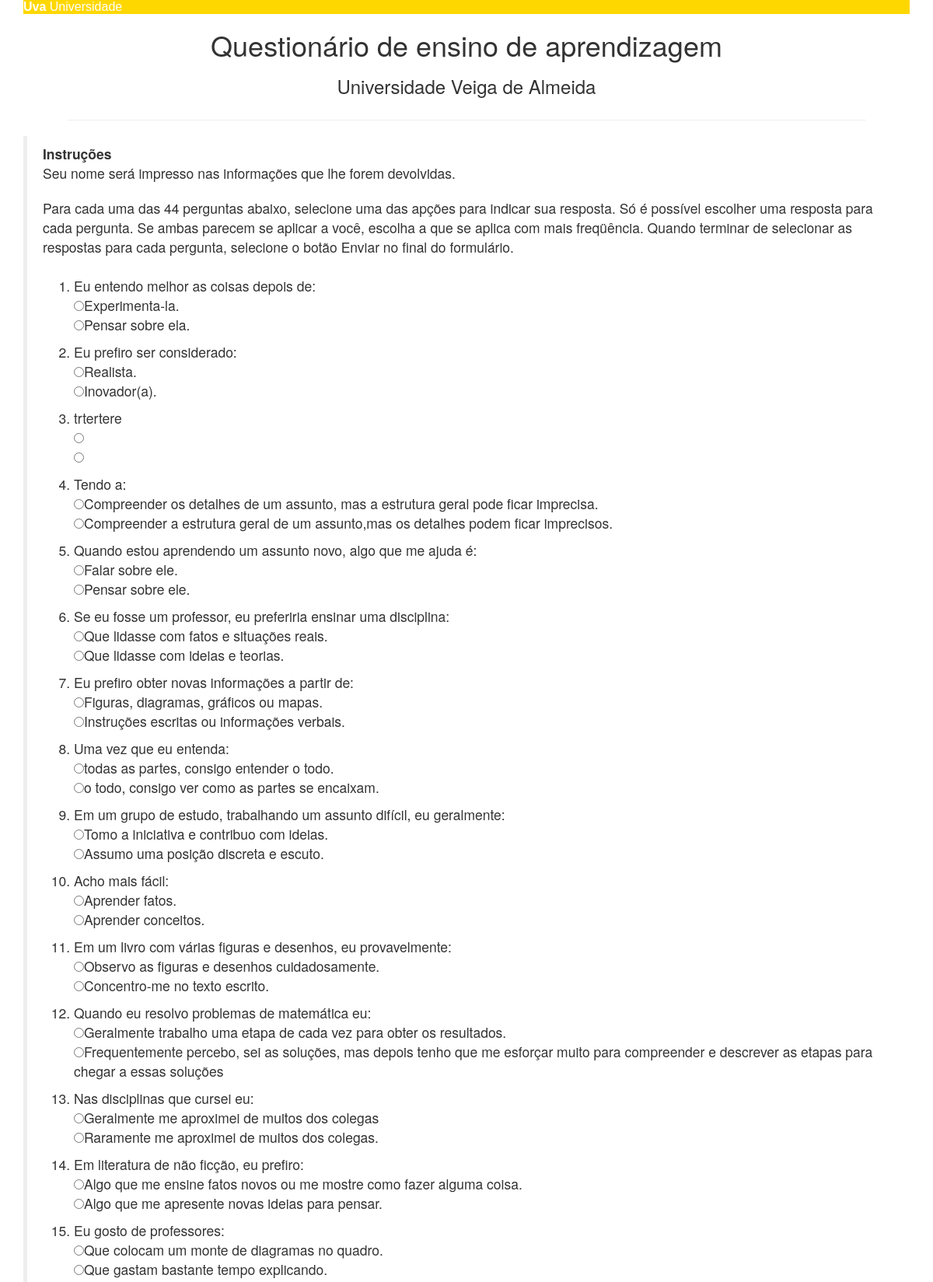
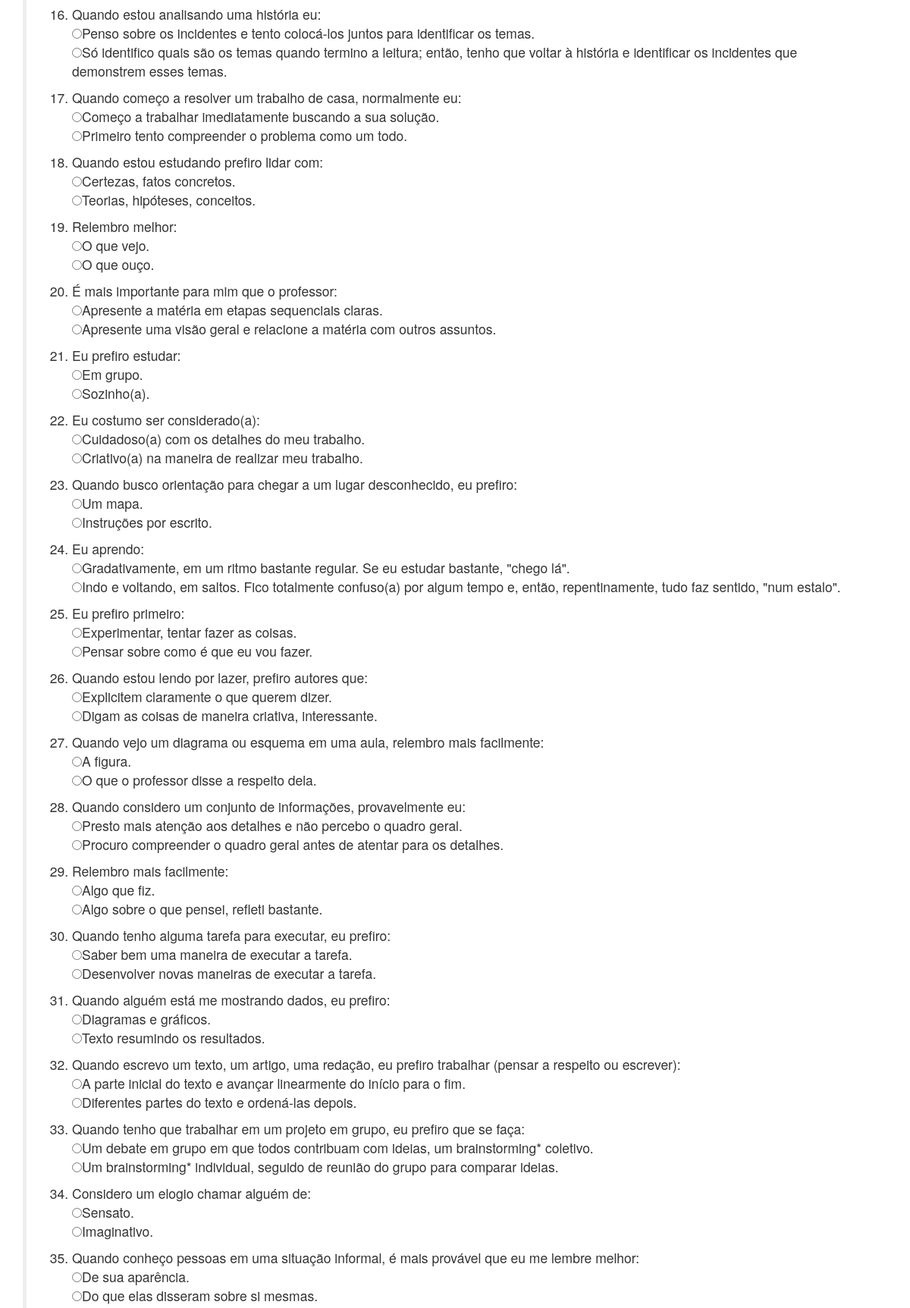
The app's page /Questionario_dinamico.php (upper part) with its own data (2 pictures, top to bottom).
### tables this page shows
CREATE TABLE `perguntas` (
  `ID_pergunta` int(11) NOT NULL,
  `Conteudo` text NOT NULL,
  `Status` char(3) NOT NULL,
  `Tipo` varchar(30) DEFAULT NULL,
  `foto` varchar(30) NOT NULL
);

### Questionario_dinamico.php (the view, shortened to what this page needs)
<?php
include_once 'conexao.php';
?>
<HTML>
<HEAD>
</HEAD>
<link rel="stylesheet" href="bootstrap/css/bootstrap.min.css">
<BODY BGCOLOR=#ffffff>
<CENTER>
  <TABLE CELLPADDING=2 CELLSPACING=0 BORDER=0 BGCOLOR=#ffd700 WIDTH=95%>
    <TR>
      <TD ALIGN=center VALIGN=middle BGCOLOR=#ffd700 WIDTH=70% >
          <TR>
            <TD ALIGN=left VALIGN=middle BGCOLOR=#ffd700 ><FONT FACE="Helvetica" COLOR=#ffffff> <B>Uva</B> Universidade </FONT></TD>
          </TR>
          <TR>
            <TD ALIGN=center VALIGN=middle BGCOLOR=#ffffff>
              <H1> Questionário de ensino de aprendizagem</H1>
              <H3>Universidade Veiga de Almeida<BR>
              </H3></TD>
          </TR>
          <TR>
            <TD ALIGN=center VALIGN=middle BGCOLOR=#ffffff><HR WIDTH=90%></TD>
          </TR>
          <TR>
            <TD ALIGN=left VALIGN=middle BGCOLOR=#ffffff><BLOCKQUOTE>
              <FORM ACTION="gravar.php" METHOD="post">
                <B> Instruções </B>
                <P> Seu nome será impresso nas informações que lhe forem devolvidas.
                Para cada uma das 44 perguntas abaixo, selecione uma das apções para indicar sua
                resposta. Só é possível escolher uma resposta para cada pergunta. Se ambas parecem se aplicar a
                você, escolha a que se aplica com mais freqüência. Quando terminar de selecionar
                as respostas para cada pergunta, selecione o botão Enviar no final do formulário.
                <OL>
                    <br>
                    <DIV class="conteiner">
                      <?php
                      $perguntas = "select conteudo from perguntas";
                      $repostas = "select conteudo from respostas";
                      $perguntas_cont= mysqli_query($con,$perguntas);
                      $respostas_cont= mysqli_query($con,$repostas);
                     $cont=0;
                      while($pergunta= mysqli_fetch_array($perguntas_cont)){
                      $cont++;
                    echo  "<LI>"; echo $pergunta["conteudo"]; echo "<BR />";
                      echo "<INPUT TYPE=radio NAME=q".$cont." VALUE=-1>";
                     ($resposta=mysqli_fetch_array($respostas_cont)); echo $resposta["conteudo"]; echo "<BR>";
                    echo "<INPUT TYPE=radio NAME=q".$cont." VALUE=1>";
                     ($resposta=mysqli_fetch_array($respostas_cont)); echo $resposta["conteudo"];  echo "</LI><P>";
                    }?>
                </OL>
              </FORM></TD>
          </TR>
        </TD>
    </TR>
  </TABLE>
</CENTER>
</BODY>
</HTML>

### records on screen
perguntas: Conteudo "Eu entendo melhor as coisas depois de:", conteudo "Experimenta-la.", conteudo "Pensar sobre ela."
perguntas: Conteudo "Eu prefiro ser considerado:", conteudo "Realista.", conteudo "Inovador(a)."
perguntas: Conteudo "trtertere"
perguntas: Conteudo "Tendo a:", conteudo "Compreender os detalhes de um assunto, mas a estrutura geral pode ficar imprecisa.", conteudo "Compreender a estrutura geral de um assunto,mas os detalhes podem ficar imprecisos."
perguntas: Conteudo "Quando estou aprendendo um assunto novo, algo que me ajuda é:", conteudo "Falar sobre ele.", conteudo "Pensar sobre ele."
perguntas: Conteudo "Se eu fosse um professor, eu preferiria ensinar uma disciplina:", conteudo "Que lidasse com fatos e situações reais.", conteudo "Que lidasse com ideias e teorias."
perguntas: Conteudo "Eu prefiro obter novas informações a partir de:", conteudo "Figuras, diagramas, gráficos ou mapas.", conteudo "Instruções escritas ou informações verbais."
perguntas: Conteudo "Uma vez que eu entenda:", conteudo "todas as partes, consigo entender o todo.", conteudo "o todo, consigo ver como as partes se encaixam."
perguntas: Conteudo "Em um grupo de estudo, trabalhando um assunto difícil, eu geralmente:", conteudo "Tomo a iniciativa e contribuo com ideias.", conteudo "Assumo uma posição discreta e escuto."
perguntas: Conteudo "Acho mais fácil:", conteudo "Aprender fatos.", conteudo "Aprender conceitos."
perguntas: Conteudo "Em um livro com várias figuras e desenhos, eu provavelmente:", conteudo "Observo as figuras e desenhos cuidadosamente.", conteudo "Concentro-me no texto escrito."
perguntas: Conteudo "Quando eu resolvo problemas de matemática eu:", conteudo "Geralmente trabalho uma etapa de cada vez para obter os resultados.", conteudo "Frequentemente percebo, sei as soluções, mas depois tenho que me esforçar muito para compreender e descrever as etapas para chegar a essas soluções"
perguntas: Conteudo "Nas disciplinas que cursei eu:", conteudo "Geralmente me aproximei de muitos dos colegas", conteudo "Raramente me aproximei de muitos dos colegas."
perguntas: Conteudo "Em literatura de não ficção, eu prefiro:", conteudo "Algo que me ensine fatos novos ou me mostre como fazer alguma coisa.", conteudo "Algo que me apresente novas ideias para pensar."
perguntas: Conteudo "Eu gosto de professores:", conteudo "Que colocam um monte de diagramas no quadro.", conteudo "Que gastam bastante tempo explicando."
perguntas: Conteudo "Quando estou analisando uma história eu:", conteudo "Penso sobre os incidentes e tento colocá-los juntos para identificar os temas.", conteudo "Só identifico quais são os temas quando termino a leitura; então, tenho que voltar à história e identificar os incidentes que demonstrem esses temas."
perguntas: Conteudo "Quando começo a resolver um trabalho de casa, normalmente eu:", conteudo "Começo a trabalhar imediatamente buscando a sua solução.", conteudo "Primeiro tento compreender o problema como um todo."
perguntas: Conteudo "Quando estou estudando prefiro lidar com:", conteudo "Certezas, fatos concretos.", conteudo "Teorias, hipóteses, conceitos."
perguntas: Conteudo "Relembro melhor:", conteudo "O que vejo.", conteudo "O que ouço."
perguntas: Conteudo "É mais importante para mim que o professor:", conteudo "Apresente a matéria em etapas sequenciais claras.", conteudo "Apresente uma visão geral e relacione a matéria com outros assuntos."
perguntas: Conteudo "Eu prefiro estudar:", conteudo "Em grupo.", conteudo "Sozinho(a)."
perguntas: Conteudo "Eu costumo ser considerado(a):", conteudo "Cuidadoso(a) com os detalhes do meu trabalho.", conteudo "Criativo(a) na maneira de realizar meu trabalho."
perguntas: Conteudo "Quando busco orientação para chegar a um lugar desconhecido, eu prefiro:", conteudo "Um mapa.", conteudo "Instruções por escrito."
perguntas: Conteudo "Eu aprendo:", conteudo "Gradativamente, em um ritmo bastante regular. Se eu estudar bastante, \"chego lá\".", conteudo "Indo e voltando, em saltos. Fico totalmente confuso(a) por algum tempo e, então, repentinamente, tudo faz sentido, \"num estalo\"."
perguntas: Conteudo "Eu prefiro primeiro:", conteudo "Experimentar, tentar fazer as coisas.", conteudo "Pensar sobre como é que eu vou fazer."
perguntas: Conteudo "Quando estou lendo por lazer, prefiro autores que:", conteudo "Explicitem claramente o que querem dizer.", conteudo "Digam as coisas de maneira criativa, interessante."
perguntas: Conteudo "Quando vejo um diagrama ou esquema em uma aula, relembro mais facilmente:", conteudo "A figura.", conteudo "O que o professor disse a respeito dela."
perguntas: Conteudo "Quando considero um conjunto de informações, provavelmente eu:", conteudo "Presto mais atenção aos detalhes e não percebo o quadro geral.", conteudo "Procuro compreender o quadro geral antes de atentar para os detalhes."
perguntas: Conteudo "Relembro mais facilmente:", conteudo "Algo que fiz.", conteudo "Algo sobre o que pensei, refleti bastante."
perguntas: Conteudo "Quando tenho alguma tarefa para executar, eu prefiro:", conteudo "Saber bem uma maneira de executar a tarefa.", conteudo "Desenvolver novas maneiras de executar a tarefa."
perguntas: Conteudo "Quando alguém está me mostrando dados, eu prefiro:", conteudo "Diagramas e gráficos.", conteudo "Texto resumindo os resultados."
perguntas: Conteudo "Quando escrevo um texto, um artigo, uma redação, eu prefiro trabalhar (pensar a respeito ou escrever):", conteudo "A parte inicial do texto e avançar linearmente do início para o fim.", conteudo "Diferentes partes do texto e ordená-las depois."
perguntas: Conteudo "Quando tenho que trabalhar em um projeto em grupo, eu prefiro que se faça:", conteudo "Um debate em grupo em que todos contribuam com ideias, um brainstorming* coletivo.", conteudo "Um brainstorming* individual, seguido de reunião do grupo para comparar ideias."
perguntas: Conteudo "Considero um elogio chamar alguém de:", conteudo "Sensato.", conteudo "Imaginativo."
perguntas: Conteudo "Quando conheço pessoas em uma situação informal, é mais provável que eu me lembre melhor:", conteudo "De sua aparência.", conteudo "Do que elas disseram sobre si mesmas."
